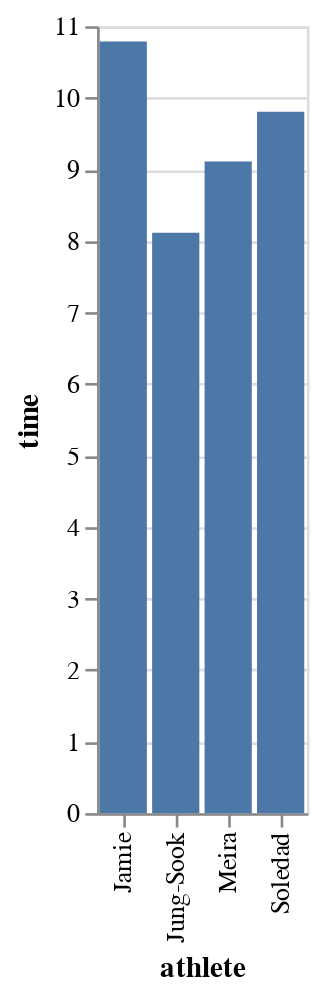

This figure's notebook cell:
### Markdown cell above
Once we have our data we make a graph in three steps.

### Code cell
chart = (alt.Chart(faster_df)
           .mark_bar()
           .encode(x = "athlete:N",
                   y = "time:Q"))
chart

### Figure 1 — Vega-Lite specification as saved in the notebook (floating-point values rounded to 4 significant figures)
{"config": {"view": {"continuousWidth": 400, "continuousHeight": 300}}, "data": {"name": "data-57ab1b404a41f43f2047158b824de824"}, "mark": "bar", "encoding": {"x": {"type": "nominal", "field": "athlete"}, "y": {"type": "quantitative", "field": "time"}}, "$schema": "https://vega.github.io/schema/vega-lite/v4.8.1.json", "datasets": {"data-57ab1b404a41f43f2047158b824de824": [{"athlete": "Jamie", "meet": 1, "time": 10.79, "image": "https://srush.github.io/BT-AI/image2.jpeg"}, {"athlete": "Jung-Sook", "meet": 1, "time": 8.112, "image": "https://srush.github.io/BT-AI/image4.jpeg"}, {"athlete": "Meira", "meet": 1, "time": 9.109, "image": "https://srush.github.io/BT-AI/image3.jpeg"}, {"athlete": "Soledad", "meet": 1, "time": 9.804, "image": "https://srush.github.io/BT-AI/image1.jpeg"}]}}
